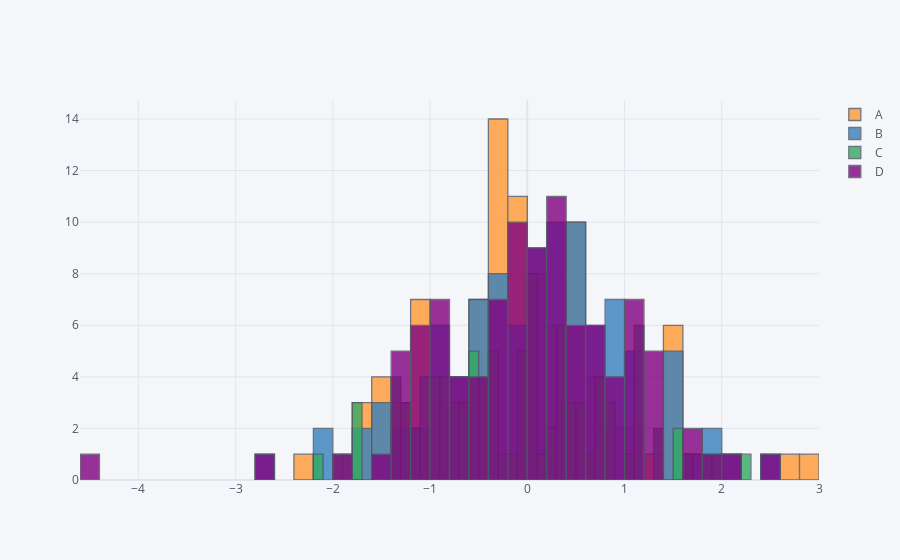

Write notebook code for a chart like this one.
### Code cell
df.iplot(kind='hist', bins=50)
